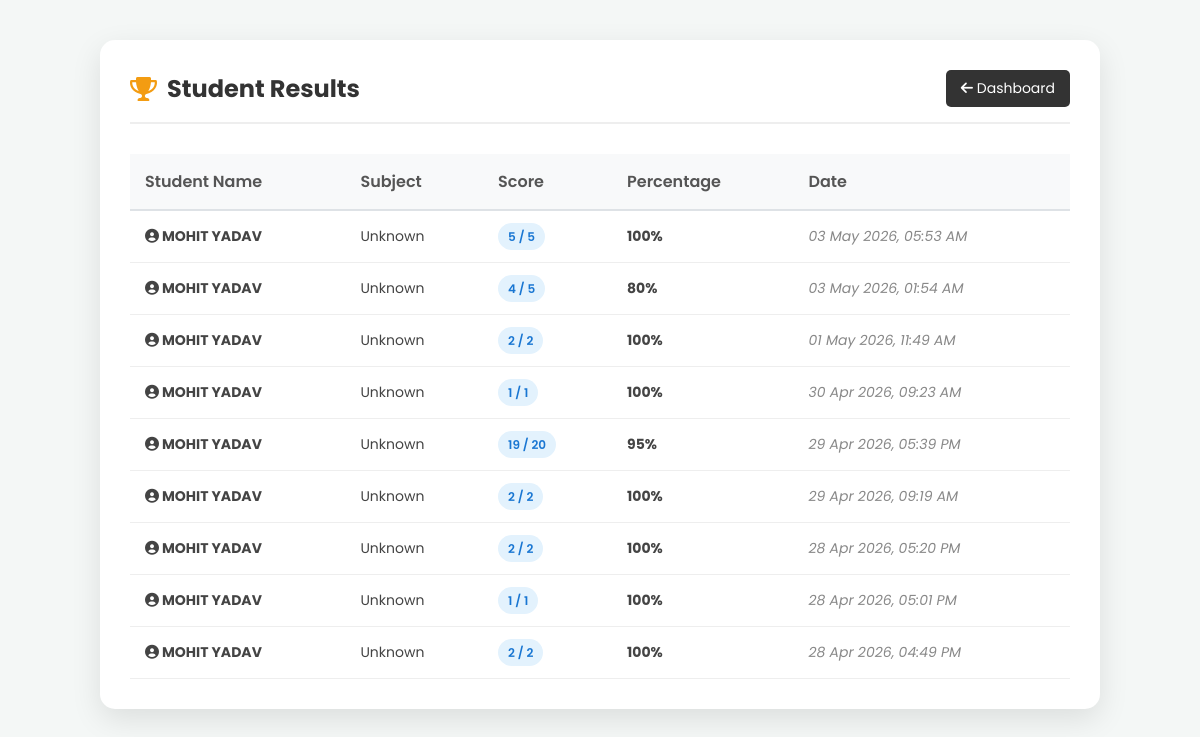
Page /view_results.php (signed in) on the committed database.
### tables this page shows
CREATE TABLE `exam_results` (
  `id` int(11) NOT NULL,
  `user_name` varchar(255) DEFAULT NULL,
  `subject_id` int(11) DEFAULT NULL,
  `total_questions` int(11) DEFAULT NULL,
  `score` int(11) DEFAULT NULL,
  `percentage` float DEFAULT NULL,
  `exam_date` timestamp NULL DEFAULT current_timestamp()
);

### view_results.php (the view, shortened to what this page needs)
<?php
include("../db.php");
$query = "SELECT r.*, s.subject_name
          FROM exam_results r
          LEFT JOIN subjects s ON r.subject_id = s.id
          ORDER BY r.exam_date DESC";
$result = mysqli_query($conn, $query);
?>
<!DOCTYPE html>
<html lang="en">
<head>
    <link rel="stylesheet" href="https://cdnjs.cloudflare.com/ajax/libs/font-awesome/6.0.0/css/all.min.css">
</head>
<body>
<div class="container">
    <div class="header">
        <h2><i class="fas fa-trophy"></i> Student Results</h2>
        <a href="admin_dashboard.php" class="back-btn"><i class="fas fa-arrow-left"></i> Dashboard</a>
    </div>
    <table>
        <thead>
            <tr>
                <th>Student Name</th>
                <th>Subject</th>
                <th>Score</th>
                <th>Percentage</th>
                <th>Date</th>
            </tr>
        </thead>
        <tbody>
            <?php
            if(mysqli_num_rows($result) > 0) {
                while($row = mysqli_fetch_assoc($result)) {
            ?>
            <tr>
                <td><strong><i class="fas fa-user-circle"></i> <?php echo htmlspecialchars($row['user_name']); ?></strong></td>
                <td><?php echo htmlspecialchars($row['subject_name'] ? $row['subject_name'] : 'Unknown'); ?></td>
                <td><span class="badge badge-score"><?php echo $row['score']; ?> / <?php echo $row['total_questions']; ?></span></td>
                <td><strong><?php echo round($row['percentage'], 2); ?>%</strong></td>
                <td class="badge-date"><?php echo date('d M Y, h:i A', strtotime($row['exam_date'])); ?></td>
            </tr>
            <?php
                }
            } else {
                echo "<tr><td colspan='5' style='text-align:center;'>No results found yet.</td></tr>";
            }
            ?>
        </tbody>
    </table>
</div>
</body>
</html>

### view_results.php (style rules this page uses)
* { margin: 0; padding: 0; box-sizing: border-box; font-family: 'Poppins', sans-serif; }
body { background: #f4f7f6; padding: 40px 20px; }
.container { max-width: 1000px; margin: auto; background: white; padding: 30px; border-radius: 15px; box-shadow: 0 10px 30px rgba(0,0,0,0.1); }
.header { display: flex; justify-content: space-between; align-items: center; margin-bottom: 30px; border-bottom: 2px solid #eee; padding-bottom: 15px; }
.header h2 { color: #333; display: flex; align-items: center; gap: 10px; }
.header h2 i { color: #f39c12; }
.back-btn { text-decoration: none; background: #333; color: white; padding: 8px 15px; border-radius: 5px; font-size: 14px; transition: 0.3s; }
table { width: 100%; border-collapse: collapse; margin-top: 10px; }
th { background: #f8f9fa; color: #555; text-align: left; padding: 15px; border-bottom: 2px solid #dee2e6; font-weight: 600; }
td { padding: 15px; border-bottom: 1px solid #eee; color: #444; font-size: 14px; }
.badge { padding: 5px 10px; border-radius: 20px; font-size: 12px; font-weight: 600; }
.badge-score { background: #e3f2fd; color: #1976d2; }
.badge-date { color: #888; font-style: italic; }

### rows in the picture
exam_results: user_name "MOHIT YADAV", subject_name "Unknown", score "5", total_questions "5", percentage "100", exam_date "03 May 2026, 05:53 AM"
exam_results: user_name "MOHIT YADAV", subject_name "Unknown", score "4", total_questions "5", percentage "80", exam_date "03 May 2026, 01:54 AM"
exam_results: user_name "MOHIT YADAV", subject_name "Unknown", score "2", total_questions "2", percentage "100", exam_date "01 May 2026, 11:49 AM"
exam_results: user_name "MOHIT YADAV", subject_name "Unknown", score "1", total_questions "1", percentage "100", exam_date "30 Apr 2026, 09:23 AM"
exam_results: user_name "MOHIT YADAV", subject_name "Unknown", score "19", total_questions "20", percentage "95", exam_date "29 Apr 2026, 05:39 PM"
exam_results: user_name "MOHIT YADAV", subject_name "Unknown", score "2", total_questions "2", percentage "100", exam_date "29 Apr 2026, 09:19 AM"
exam_results: user_name "MOHIT YADAV", subject_name "Unknown", score "2", total_questions "2", percentage "100", exam_date "28 Apr 2026, 05:20 PM"
exam_results: user_name "MOHIT YADAV", subject_name "Unknown", score "1", total_questions "1", percentage "100", exam_date "28 Apr 2026, 05:01 PM"
exam_results: user_name "MOHIT YADAV", subject_name "Unknown", score "2", total_questions "2", percentage "100", exam_date "28 Apr 2026, 04:49 PM"
